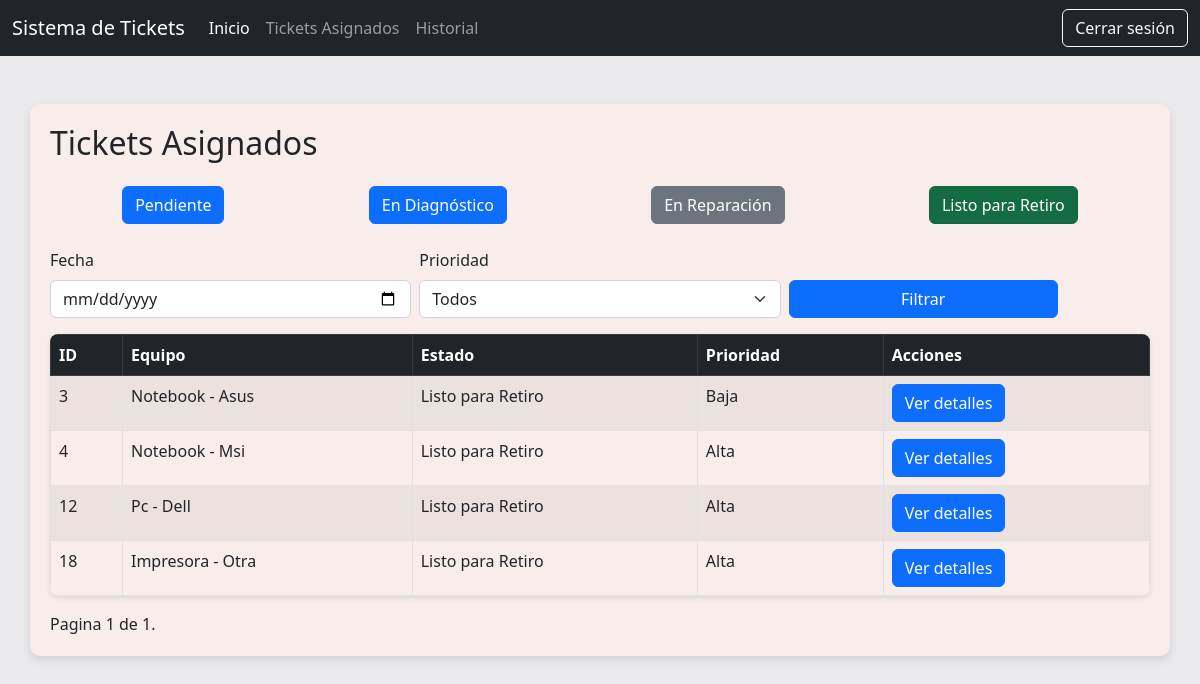
/tickets/tecnico/tickets_asignados/?estado=listo&fecha=&prioridad= (signed in), run on the app's committed database.
### tickets/models.py (models this page shows, shortened)
class Ticket(models.Model):
    status_ticket = (
        ('pendiente', 'Pendiente'),
        ('confirmacion', 'Esperando confirmacion'),
        ('diagnostico', 'En diagnostico'),
        ('reparacion', 'En reparacion'),
        ('listo', 'Listo para Retiro'),
        ('cancelado', 'Cancelado')
    )
    equipo = models.ForeignKey(Equipo, on_delete=models.CASCADE, related_name='ticket')
    vendedor = models.ForeignKey(User, on_delete=models.SET_NULL, null=True, blank=True, related_name='tickets_vendidos')
    tecnico = models.ForeignKey(User, on_delete=models.SET_NULL, null=True, blank=True, related_name='tickets_asignados')
    estado = models.CharField(max_length=20, choices=status_ticket, default='pendiente')
    descripcion_reparacion = models.TextField(null=True, blank=True)
    costo = models.DecimalField(
        max_digits=12,
        decimal_places=0,
        default=0,
        blank=True
    )
    fecha_creacion = models.DateTimeField(auto_now_add=True)
    fecha_actualizacion = models.DateTimeField(auto_now=True)
    prioridad = models.BooleanField(default=False)

class Equipo(models.Model):
    tipo_equipo = (
        ('notebook', 'Notebook'),
        ('PC', 'PC de escritorio'),
        ('impresora', 'Impresora'),
    )
    marcas = [
        ('hp', 'HP'),
        ('dell', 'Dell'),
        ('asus', 'Asus'),
        ('lenovo', 'Lenovo'),
        ('acer', 'Acer'),
        ('apple', 'Apple'),
        ('samsung', 'Samsung'),
        ('msi', 'MSI'),
        ('epson', 'Epson'),
        ('canon', 'Canon'),
        ('brother', 'Brother'),
        ('xerox', 'Xerox'),
        ('ricoh', 'Ricoh'),
        ('otra', 'Otra'),
    ]
    cliente = models.ForeignKey(Cliente, on_delete=models.CASCADE)
    folio = models.CharField(max_length=20, unique=True, blank=True, null=True)
    tipo = models.CharField(max_length=20, choices=tipo_equipo)
    marca = models.CharField(max_length=20, choices=marcas)
    otra_marca = models.CharField(max_length=50, blank=True, null=True)
    observaciones = models.TextField(null=True, blank=True)
    incluye_cargador = models.BooleanField(default=False)
    creado_por = models.ForeignKey(User, on_delete=models.SET_NULL, null=True, related_name='equipos_creados')
    fecha_creacion = models.DateTimeField(auto_now_add=True)
    def __str__(self):
        return f"{self.tipo.capitalize()} - {self.marca.capitalize()}"

### tickets/views.py (the view)
# urls.py: path('tecnico/tickets_asignados/', TicketsAsignadosListView.as_view(), name='tickets_asignados'),
@method_decorator(login_required, name='dispatch')
class TicketsAsignadosListView(LoginRequiredMixin, ListView):
    model = Ticket
    template_name = 'tickets/tecnico_tickets.html'
    context_object_name = 'tickets'
    paginate_by = 10
    def dispatch(self, request, *args, **kwargs):
        if not request.user.groups.filter(name='Técnicos').exists():
            return render(request, '403.html', status=403)
        return super().dispatch(request, *args, **kwargs)
    def get_queryset(self):
        queryset = Ticket.objects.filter(tecnico=self.request.user)
        estado = self.request.GET.get('estado', 'pendiente')  # Estado por defecto: 'pendiente'
        print(estado)
        queryset = queryset.filter(estado=estado)
        fecha = self.request.GET.get('fecha')
        prioridad = self.request.GET.get('prioridad')
        if fecha:
            aware_date = make_aware(datetime.strptime(fecha, "%Y-%m-%d"))
            queryset = queryset.filter(fecha_creacion__date=aware_date)
        if prioridad == '1':  # Con prioridad
            queryset = queryset.filter(prioridad=True)
        elif prioridad == '0':  # Sin prioridad
            queryset = queryset.filter(prioridad=False)
        return queryset
    def get_context_data(self, **kwargs):
        context = super().get_context_data(**kwargs)
        context['estado_actual'] = self.request.GET.get('estado', 'pendiente')
        context['prioridad_actual'] = self.request.GET.get('prioridad', '')
        return context

### tickets/templates/tickets/tecnico_tickets.html (shortened to what this page needs)
{% extends "core/base.html" %}
{% block content %}
<div class="container mt-5">
    <h2 class='mb-4'>Tickets Asignados</h2>
    <div class="d-flex justify-content-around mb-4" role="group" aria-label="Filtrar por estado">
        <a href="?estado=pendiente&fecha={{ request.GET.fecha }}&prioridad={{ request.GET.prioridad }}" class="btn btn-primary {% if estado_actual == 'pendiente' %}active{% endif %}">
            Pendiente
        </a>
        <a href="?estado=diagnostico&fecha={{ request.GET.fecha }}&prioridad={{ request.GET.prioridad }}" class="btn btn-primary {% if estado_actual == 'diagnostico' %}active{% endif %}">
            En Diagnóstico
        </a>
        <a href="?estado=reparacion&fecha={{ request.GET.fecha }}&prioridad={{ request.GET.prioridad }}" class="btn btn-secondary {% if estado_actual == 'reparacion' %}active{% endif %}">
            En Reparación
        </a>
        <a href="?estado=listo&fecha={{ request.GET.fecha }}&prioridad={{ request.GET.prioridad }}" class="btn btn-success {% if estado_actual == 'listo' %}active{% endif %}">
            Listo para Retiro
        </a>
    </div>
    <form method="get" class="mb-3">
        <div class="row g-2">
            <div class="col-md-4">
                <label for="fecha" class="form-label">Fecha</label>
                <input type="date" name="fecha" id="fecha" class="form-control" value="{{ request.GET.fecha }}">
            </div>
            <div class="col-md-4">
                <label for="prioridad" class="form-label">Prioridad</label>
                <select name="prioridad" id="prioridad" class="form-select">
                    <option value="">Todos</option>
                </select>
            </div>
            <div class="col-md-3 align-self-end">
                <button type="submit" class="btn btn-primary w-100">Filtrar</button>
            </div>
        </div>
    </form>
    <table class="table table-bordered table-striped">
        <thead class="table-dark">
            <tr>
                <th>ID</th>
                <th>Equipo</th>
                <th>Estado</th>
                <th>Prioridad</th>
                <th>Acciones</th>
            </tr>
        </thead>
        <tbody>
            {% for ticket in tickets %}
            <tr>
                <td>{{ ticket.id }}</td>
                <td>{{ ticket.equipo }}</td>
                <td>{{ ticket.get_estado_display }}</td>
                <td>{{ ticket.prioridad|yesno:"Alta,Baja" }}</td>
                <td>
                    <a href="{% url 'tecnico_detail' ticket.id %}" class="btn btn-primary">Ver detalles</a>
                </td>
            </tr>
            {% endfor %}
        </tbody>
    </table>
    <div class="pagination">
        <span class="step-links">
            <span class="current">
                Pagina {{ page_obj.number }} de {{ page_obj.paginator.num_pages }}.
            </span>
        </span>
    </div>
</div>
{% endblock  %}

### core/templates/core/base.html (style rules this page uses)
body { background-color: #eaeaed; }
.container { background-color: #f8edeb; padding: 20px; border-radius: 10px; box-shadow: 0 4px 8px rgba(0, 0, 0, 0.1); }
table { box-shadow: 0 2px 5px rgba(0, 0, 0, 0.1); border-radius: 8px; overflow: hidden; }

### data on the page
Ticket: id "3", equipo "Notebook - Asus", estado "Listo para Retiro", prioridad "Baja"
Ticket: id "4", equipo "Notebook - Msi", estado "Listo para Retiro", prioridad "Alta"
Ticket: id "12", equipo "Pc - Dell", estado "Listo para Retiro", prioridad "Alta"
Ticket: id "18", equipo "Impresora - Otra", estado "Listo para Retiro", prioridad "Alta"

### other printed values
{{ page_obj.number }} "1"
{{ page_obj.paginator.num_pages }} "1"
